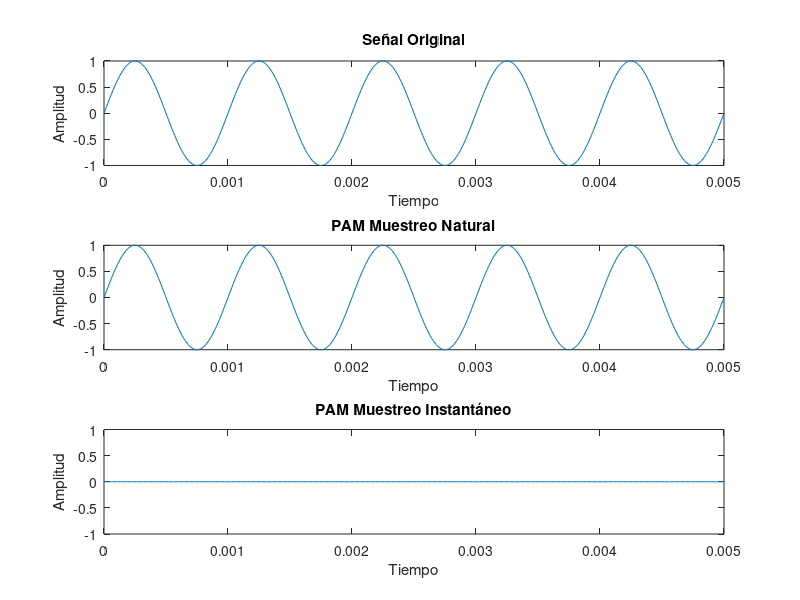
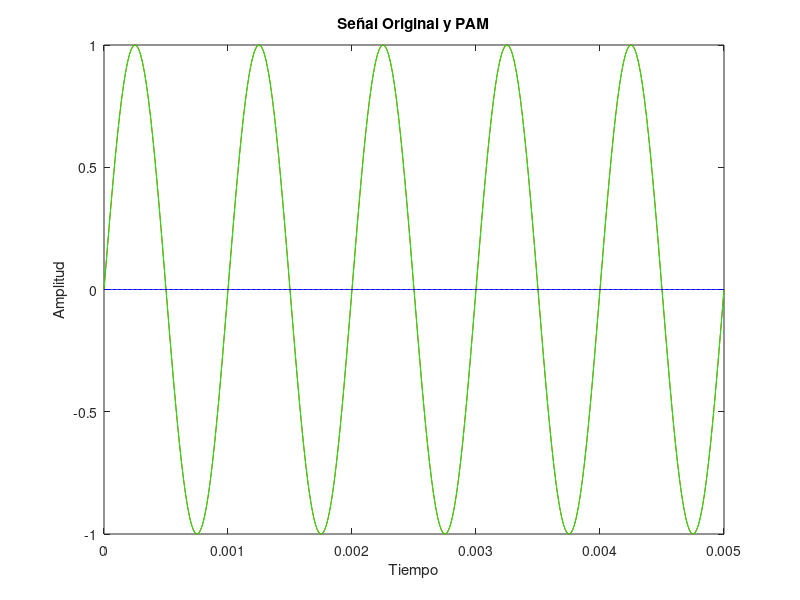
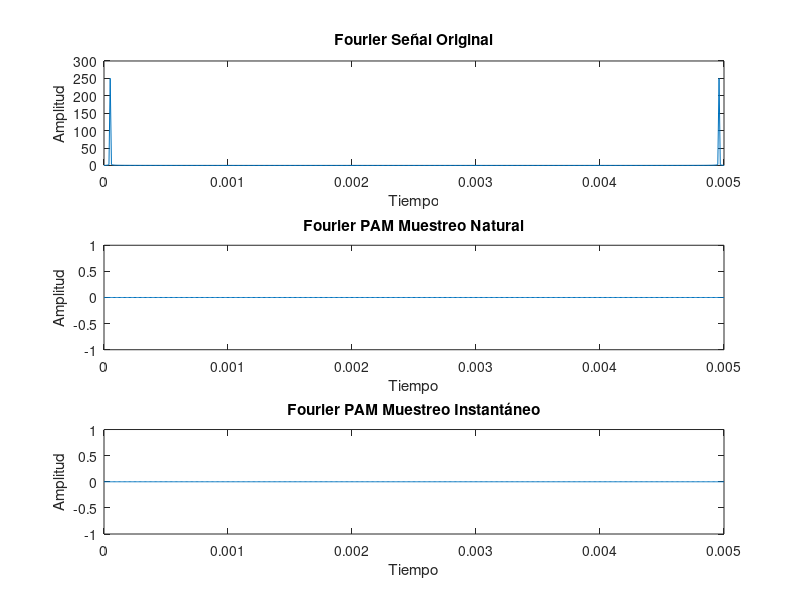
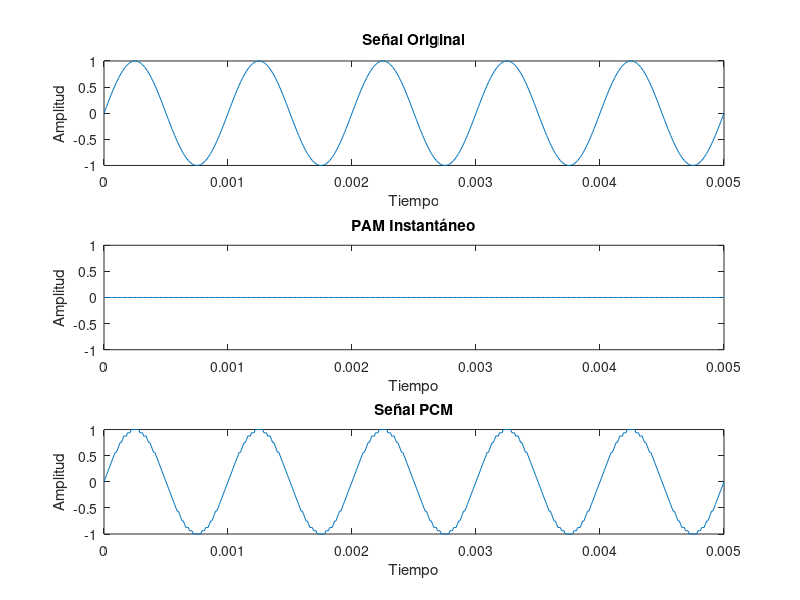

The MATLAB source for these figures, in order:
fc = 1000;
t = (0:1e-05:5/1000)';
y = sin(2*pi*fc*t);  % Señal Moduladora
% Muestreo natural
fs = input('Ingrese la frecuencia de muestreo fs: \n');  
nt = 0.5 * square(2 * pi * fs * t) + 0.5;

ws = y .* nt;
ws1 = ws;

% Graficar señal original y PAM muestreo natural
figure
subplot(3,1,1); plot(t, y); title('Señal Original'); xlabel('Tiempo'); ylabel('Amplitud');
subplot(3,1,2); plot(t, ws1); title('PAM Muestreo Natural'); xlabel('Tiempo'); ylabel('Amplitud');

% Muestreo instantáneo
for i = 2:length(t)
    if nt(i) == 1 && nt(i-1) == 0
        ws(i) = nt(i) * y(i);
    elseif nt(i) == 1 && nt(i-1) == 1
        ws(i) = ws(i-1);
    else
        ws(i) = 0;
    end
end

subplot(3,1,3); plot(t, ws); title('PAM Muestreo Instantáneo'); xlabel('Tiempo'); ylabel('Amplitud');

figure
plot(t, y, 'r', t, ws1, 'g', t, ws, 'b');
title('Señal Original y PAM'); xlabel('Tiempo'); ylabel('Amplitud');
% Fourier
figure
z2 = fft(y);
subplot(3,1,1); plot(t, abs(z2)); title('Fourier Señal Original'); xlabel('Tiempo'); ylabel('Amplitud');

z1 = fft(ws);
subplot(3,1,2); plot(t, abs(z1)); title('Fourier PAM Muestreo Natural'); xlabel('Tiempo'); ylabel('Amplitud');

z3 = fft(ws);
subplot(3,1,3); plot(t, abs(z3)); title('Fourier PAM Muestreo Instantáneo'); xlabel('Tiempo'); ylabel('Amplitud');

% PCM
N = input('Número de bits: \n');
bits = 2^N;
paso = (max(y) - min(y)) / bits; % Tamaño del paso de cuantificación
cuantificado = round(y/paso) * paso;  % Señal cuantificada

% Error de cuantificación
error = ws - cuantificado;  % Error entre la señal PAM y la cuantificada
error2 = y - cuantificado;


% Graficar la señal cuantificada y el error de cuantificación
figure
subplot(3,1,1); plot(t, y); title('Señal Original'); xlabel('Tiempo'); ylabel('Amplitud');
subplot(3,1,2); plot(t, ws); title('PAM Instantáneo'); xlabel('Tiempo'); ylabel('Amplitud');
subplot(3,1,3); plot(t, cuantificado); title('Señal PCM'); xlabel('Tiempo'); ylabel('Amplitud');


figure
plot(t, y, 'r', t, ws, 'g', t, cuantificado, 'b');
title('Señal PCM'); xlabel('Tiempo'); ylabel('Amplitud');

figure
subplot(3,1,1); plot(t, error); title('Error PAM Instantáneo y PCM'); xlabel('Tiempo'); ylabel('Amplitud');

subplot(3,1,2); plot(t, error2); title('Error Señal Original y PCM'); xlabel('Tiempo'); ylabel('Amplitud');
